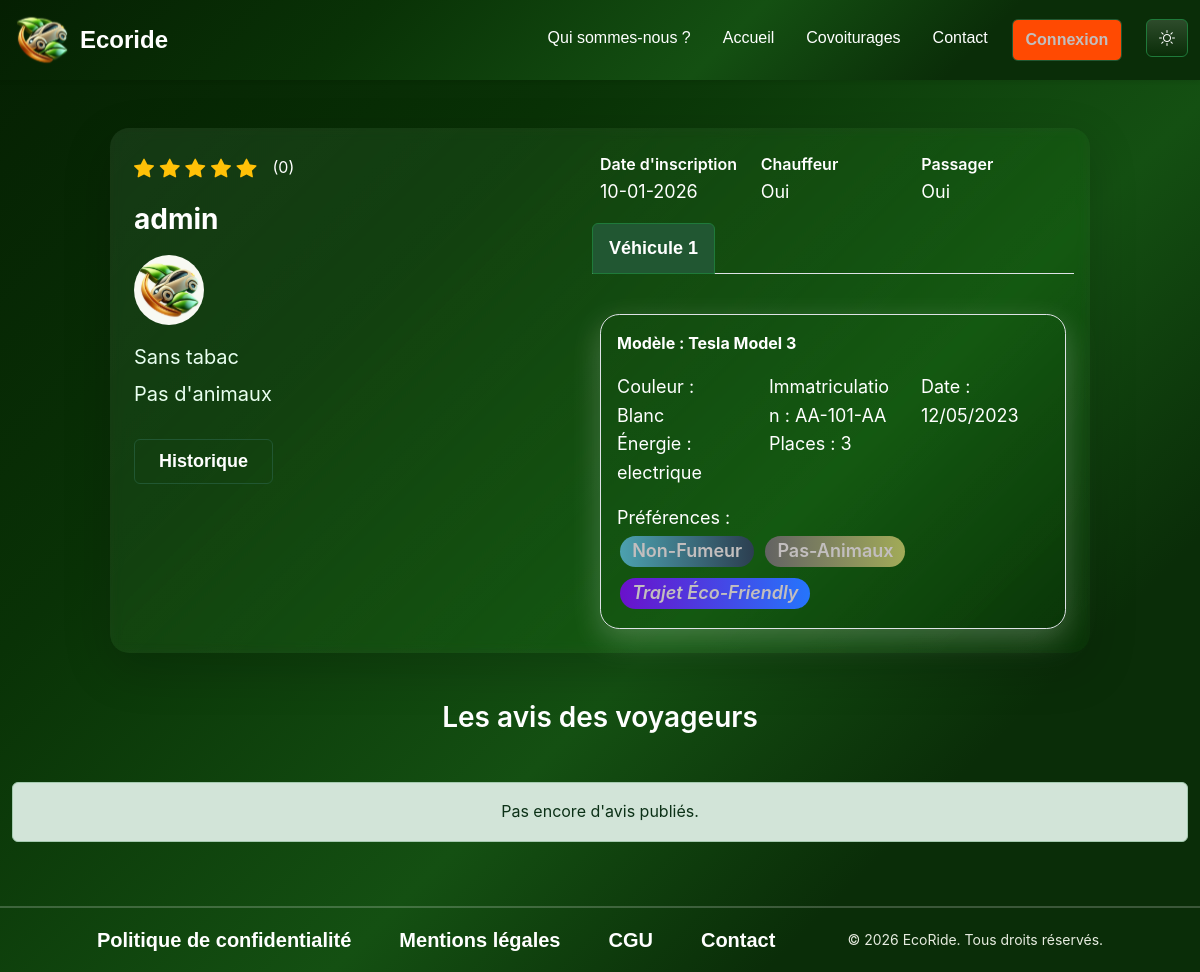
The app's page /profil/1 with its own data.
### tables this page shows
CREATE TABLE IF NOT EXISTS `users` (
    `id` INT NOT NULL AUTO_INCREMENT,
    `pseudo` VARCHAR(50) NOT NULL,
    `email` VARCHAR(100) NOT NULL,
    `password` VARCHAR(255) NOT NULL,
    `role_id` INT NOT NULL DEFAULT 1,
    `is_active` TINYINT(1) NOT NULL DEFAULT 1,
    `credits` INT NULL DEFAULT 20,
    `note` DECIMAL(4, 2) NULL DEFAULT 0.00,
    `photo` VARCHAR(255) NULL,
    `created_at` DATETIME NULL DEFAULT CURRENT_TIMESTAMP,
    `travel_role` ENUM(
        'passager',
        'chauffeur',
        'les-deux'
    ) NOT NULL DEFAULT 'passager',
    `email_verified` TINYINT(1) NOT NULL DEFAULT 0,
    `email_verification_token` VARCHAR(64) NULL,
    `email_verification_expires` DATETIME NULL,
    PRIMARY KEY (`id`),
    UNIQUE KEY `ux_users_pseudo` (`pseudo`),
    UNIQUE KEY `ux_users_email` (`email`),
    KEY `fk_users_role` (`role_id`),
    CONSTRAINT `fk_users_role` FOREIGN KEY (`role_id`) REFERENCES `roles` (`id`) ON DELETE RESTRICT ON UPDATE RESTRICT
);

CREATE TABLE IF NOT EXISTS `vehicles` (
    `id` INT NOT NULL AUTO_INCREMENT,
    `user_id` INT NOT NULL,
    `marque` VARCHAR(50) NOT NULL,
    `modele` VARCHAR(50) NOT NULL,
    `couleur` VARCHAR(50) NULL,
    `immatriculation` VARCHAR(20) NOT NULL,
    `date_premiere_immatriculation` DATE NOT NULL,
    `fuel_type_id` INT NULL,
    `places_dispo` INT NOT NULL,
    `preferences` TEXT NULL,
    `custom_preferences` TEXT NULL,
    `created_at` DATETIME NULL DEFAULT CURRENT_TIMESTAMP,
    PRIMARY KEY (`id`),
    UNIQUE KEY `ux_vehicles_immat` (`immatriculation`),
    KEY `fk_vehicles_user` (`user_id`),
    KEY `fk_vehicles_fuel` (`fuel_type_id`),
    CONSTRAINT `fk_vehicles_user` FOREIGN KEY (`user_id`) REFERENCES `users` (`id`) ON DELETE CASCADE ON UPDATE RESTRICT,
    CONSTRAINT `fk_vehicles_fuel` FOREIGN KEY (`fuel_type_id`) REFERENCES `fuel_types` (`id`) ON DELETE SET NULL ON UPDATE RESTRICT
);

CREATE TABLE IF NOT EXISTS `fuel_types` (
    `id` INT NOT NULL AUTO_INCREMENT,
    `type_name` VARCHAR(50) NOT NULL,
    PRIMARY KEY (`id`),
    UNIQUE KEY `ux_fuel_types_name` (`type_name`)
);

### src/View/pages/profil-public.php (the view, shortened to what the rows shown need)
<?php
$reviewsCount = is_array($reviews ?? null) ? count($reviews) : 0;
?>
<div class="container-fluid py-5 my-profil-page profil-public-page">
    <div class="card shadow-lg border-0 rounded-4 p-4 mb-5 header-card">
        <div class="row g-3 g-lg-0 align-items-start profil-public-header">
            <div class="col-12 col-md-5 col-lg-6 text-center text-md-start mb-2 mb-lg-0 d-flex">
                <div class="left-stack d-flex flex-column align-items-center align-items-md-start gap-2 w-100">
                    <div class="d-flex align-items-center gap-2 mb-2">
                        <span class="fs-5">
                        </span>
                        <span class="ms-2">(<?= (int)$reviewsCount ?>)</span>
                    </div>
                    <h2 class="fw-bold mb-2" style="word-break:normal;overflow-wrap:normal;max-width:100%;">
                        <?= htmlspecialchars($profileUser['pseudo'] ?? '') ?>
                    </h2>
                    <?php $__avatar = !empty($profileUser['photo']) ? $profileUser['photo'] : (defined('DEFAULT_AVATAR_URL') ? DEFAULT_AVATAR_URL : '/assets/images/logo.svg'); ?>
                    <img src="<?= htmlspecialchars($__avatar) ?>" alt="Avatar" class="rounded-circle bg-white mb-2" style="width:70px;height:70px;object-fit:cover;" onerror="this.onerror=null;this.src='<?= defined('DEFAULT_AVATAR_URL') ? DEFAULT_AVATAR_URL : '/assets/images/logo.svg' ?>';">
                    <ul class="list-unstyled small mb-3">
                        <?php
                        $prefMap = ['animaux' => 'Animaux acceptés', 'pas-animaux' => 'Pas d\'animaux', 'fumeur' => 'Fumeur', 'non-fumeur' => 'Sans tabac'];
                        $prefsOut = [];
                        foreach (($vehicles ?? []) as $v) {
                            foreach (explode(',', $v->getPreferences() ?? '') as $p) {
                                $pc = strtolower(trim($p));
                                if (isset($prefMap[$pc])) $prefsOut[$pc] = $prefMap[$pc];
                            }
                        }
                        foreach ($prefsOut as $label) {
                            echo '<li>' . htmlspecialchars($label) . '</li>';
                        }
                        ?>
                    </ul>
                    <div class="d-flex flex-md-row gap-2 history-cta mt-3 mt-md-auto align-self-md-start">
                        <a href="#" class="btn btn-custom-outline px-4">Historique</a>
                    </div>
                </div>
            </div>
            <div class="col-12 col-md-7 col-lg-6">
                <div class="row g-3">
                    <div class="col-6 col-lg-4">
                        <div class="fw-semibold">Date d'inscription</div>
                        <div class="small"><?= !empty($profileUser['created_at']) ? date('d-m-Y', strtotime($profileUser['created_at'])) : 'Non renseignée' ?></div>
                    </div>
                    <?php if (!empty($vehicles)): ?>
                        <ul class="nav nav-tabs mb-4" id="vehicleTabs" role="tablist">
                            <?php foreach ($vehicles as $index => $vehicle): ?>
                                <li class="nav-item" role="presentation">
                                    <button class="nav-link <?= $index === 0 ? 'active' : '' ?>" id="vehicle-tab-<?= $index ?>"
                                        data-bs-toggle="tab" data-bs-target="#vehicle-<?= $index ?>" type="button" role="tab">
                                        Véhicule <?= $index + 1 ?>
                                    </button>
                                </li>
                            <?php endforeach; ?>
                        </ul>
                        <div class="tab-content" id="vehicleTabsContent">
                            <?php foreach ($vehicles as $index => $vehicle): ?>
                                <div class="tab-pane fade <?= $index === 0 ? 'show active' : '' ?>" id="vehicle-<?= $index ?>" role="tabpanel">
                                    <div class="card bg-transparent border rounded-3 p-3">
                                        <div class="fw-bold mb-3">
                                            Modèle : <?= htmlspecialchars($vehicle->getMarque()) . ' ' . htmlspecialchars($vehicle->getModele()) ?>
                                        </div>
                                        <div class="row small">
                                            <div class="col-md-4">Couleur : <?= htmlspecialchars($vehicle->getCouleur()) ?></div>
                                            <div class="col-md-4">Immatriculation : <?= htmlspecialchars($vehicle->getImmatriculation()) ?></div>
                                            <div class="col-md-4">Date : <?= date('d/m/Y', strtotime($vehicle->getDatePremiereImmatriculation())) ?></div>
                                            <div class="col-md-4">Énergie : <?= htmlspecialchars($vehicle->getFuelTypeName() ?? 'Non renseigné') ?></div>
                                            <div class="col-md-4">Places : <?= htmlspecialchars($vehicle->getPlacesDispo()) ?></div>
                                            <div class="col-12 mt-3">
                                                <strong>Préférences :</strong><br>
                                                <?php
                                                $prefs = explode(',', $vehicle->getPreferences() ?? '');
                                                $allowedPrefs = ['fumeur', 'non-fumeur', 'animaux', 'pas-animaux'];
                                                foreach ($prefs as $pref) {
                                                    $prefClean = strtolower(trim($pref));
                                                    if (in_array($prefClean, $allowedPrefs)) {
                                                        echo '<span class="badge badge-pref ' . $prefClean . ' me-2">' . htmlspecialchars($prefClean) . '</span>';
                                                    }
                                                }
                                                if (!empty($vehicle->getCustomPreferences())) {
                                                    echo '<span class="badge badge-pref custom">' . htmlspecialchars(trim($vehicle->getCustomPreferences())) . '</span>';
                                                }
                                                ?>
                                            </div>
                                        </div>
                                    </div>
                                </div>
                            <?php endforeach; ?>
                        </div>
                    <?php else: ?>
                        <div class="p-3 border rounded-3 bg-dark bg-opacity-25 w-100">Aucun véhicule renseigné</div>
                    <?php endif; ?>
                </div>
            </div>
        </div>
    </div>
    <h2 class="text-center mb-5">Les avis des voyageurs</h2>
</div>

### records on screen
users: pseudo "admin", photo (picture), created_at "10-01-2026"
vehicles: marque "Tesla", modele "Model 3", couleur "Blanc", immatriculation "AA-101-AA", date_premiere_immatriculation "12/05/2023", fuel_type.type_name "electrique", places_dispo "3", preferences "Non-Fumeur", preferences "Pas-Animaux", custom_preferences "Trajet Éco-Friendly"

### other values on screen
$reviewsCount "0"
$label "Sans tabac"
$label "Pas d'animaux"
